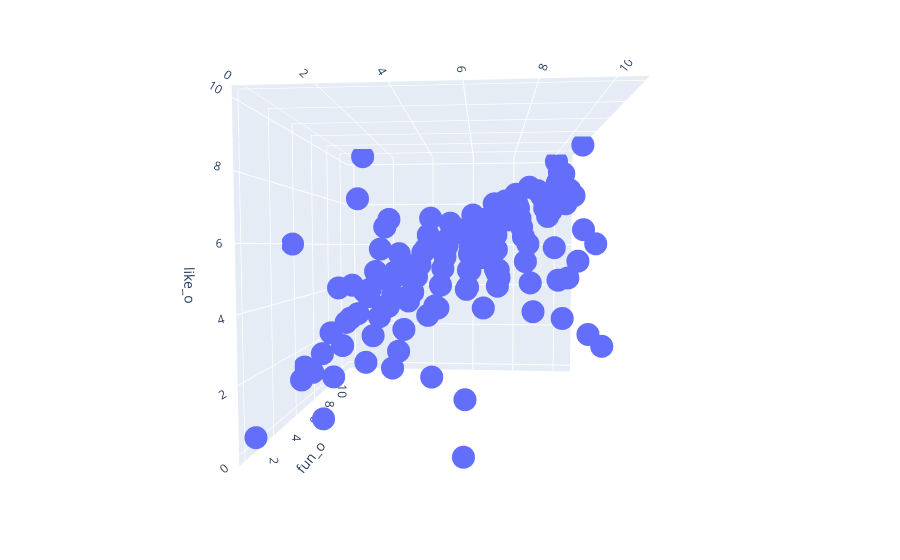

The notebook cell saved with this chart:
### Markdown cell above
The 3 features seem very correlatedto each other. Given the time for the project it's difficult to push the analysis to understand which features causes the others (or if other features explain those 3 together...).

Let us see what happens when we plot the 'like_o' average grade depending on 'fun_o' and 'att_o' :

### Code cell
df_temp = speed_dating[['fun_o', 'attr_o', 'like_o']].groupby(['fun_o', 'attr_o']).mean().reset_index()


fig = px.scatter_3d(df_temp, x='attr_o', y='fun_o', z='like_o')
fig.show()

### Figure 1 — Plotly figure (JSON) as saved in the notebook; plotly's stock layout.template omitted (floating-point values rounded to 4 significant figures)
{"data": [{"hovertemplate": "attr_o=%{x}<br>fun_o=%{y}<br>like_o=%{z}<extra></extra>", "legendgroup": "", "marker": {"color": "#636efa", "symbol": "circle"}, "mode": "markers", "name": "", "scene": "scene", "showlegend": false, "type": "scatter3d", "x": [0, 2, 4, 5, 6, 7, 1, 2, 3, 4, 5, 6, 7, 8, 9, 10, 1, 2, 3, 3.5, 4, 5, 6, 7, 8, 9, 10, 0, 1, 2, 3, 4, 5, 6, 7, 8, 9, 10, 0, 1, 2, 3, 4, 5, 6, 7, 8, 9, 10, 1, 2, 3, 4, 5, 6, 6.5, 7, 8, 9, 10, 3, 6, 1, 2, 3, 4, 5, 6, 6.5, 7, 8, 9, 10, 6.5, 7, 1, 2, 3, 4, 5, 6, 6.5, 7, 7.5, 8, 9, 9.5, 10, 10.5, 7, 7.5, 1, 2, 3, 4, 5, 6, 7, 8, 9, 9.5, 9.9, 10, 8.5, 1, 2, 3, 4, 5, 6, 7, 8, 9, 10, 7.5, 1, 2, 3, 4, 5, 6, 6.5, 7, 8, 9, 10, 10], "y": [0, 0, 0, 0, 0, 0, 1, 1, 1, 1, 1, 1, 1, 1, 1, 1, 2, 2, 2, 2, 2, 2, 2, 2, 2, 2, 2, 3, 3, 3, 3, 3, 3, 3, 3, 3, 3, 3, 4, 4, 4, 4, 4, 4, 4, 4, 4, 4, 4, 5, 5, 5, 5, 5, 5, 5, 5, 5, 5, 5, 5.5, 5.5, 6, 6, 6, 6, 6, 6, 6, 6, 6, 6, 6, 6.5, 6.5, 7, 7, 7, 7, 7, 7, 7, 7, 7, 7, 7, 7, 7, 7, 7.5, 7.5, 8, 8, 8, 8, 8, 8, 8, 8, 8, 8, 8, 8, 8.5, 9, 9, 9, 9, 9, 9, 9, 9, 9, 9, 9.5, 10, 10, 10, 10, 10, 10, 10, 10, 10, 10, 10, 11], "z": [0.4, 1, 2.5, 4, 0, 7, 1.837, 1.952, 2.417, 2.769, 2, 1.333, 5, 4, 5, 3, 1.824, 2.717, 3.05, 4, 3.265, 4.03, 4.562, 5.182, 4.778, 3.667, 6, 6, 2.222, 3.469, 3.525, 4.07, 3.841, 4.548, 4.591, 6, 4.8, 3, 1.5, 2.778, 3.486, 3.754, 4.281, 4.535, 5.077, 5, 5.385, 5.875, 6.5, 4.333, 4.211, 4.558, 4.774, 5.093, 5.631, 5.5, 5.798, 6.269, 7.222, 5.375, 4, 5, 2.857, 4.211, 4.903, 5.188, 5.509, 5.922, 6, 6.37, 6.669, 7.08, 7.875, 7, 5, 4.286, 4.867, 5.615, 5.663, 5.933, 6.308, 6.75, 6.733, 7, 7.066, 7.471, 8.5, 8.2, 10, 7, 7.5, 8, 5.8, 4.688, 5.811, 6.268, 6.633, 7.026, 7.554, 8.032, 8, 9, 7.728, 8.5, 10, 6.8, 3.6, 6.429, 6.969, 7.013, 7.341, 7.796, 8.336, 8.8, 8, 3.5, 7.2, 5, 7.25, 6.842, 7.393, 3, 7.911, 8.346, 8.511, 9.352, 10]}], "layout": {"autosize": true, "legend": {"tracegroupgap": 0}, "margin": {"t": 60}, "scene": {"aspectmode": "auto", "aspectratio": {"x": 1.001, "y": 1.048, "z": 0.9531}, "camera": {"center": {"x": 0, "y": 0, "z": 0}, "eye": {"x": 0.1216, "y": -1.747, "z": 0.08308}, "projection": {"type": "perspective"}, "up": {"x": 0, "y": 0, "z": 1}}, "domain": {"x": [0, 1], "y": [0, 1]}, "xaxis": {"title": {"text": "attr_o"}, "type": "linear"}, "yaxis": {"title": {"text": "fun_o"}, "type": "linear"}, "zaxis": {"title": {"text": "like_o"}, "type": "linear"}}}}
